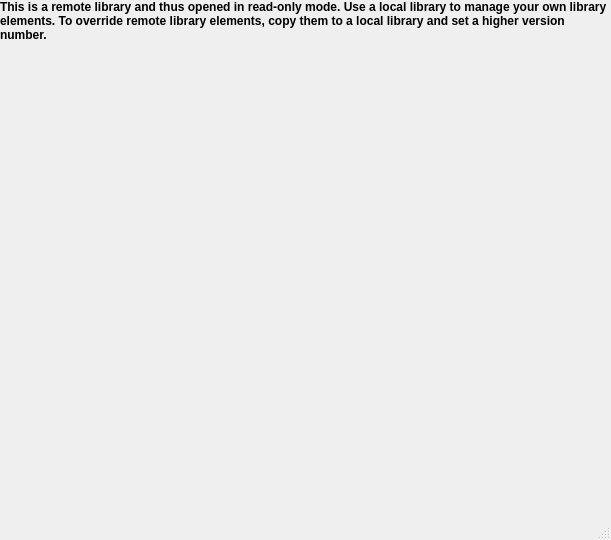
<?xml version="1.0" encoding="UTF-8"?>
<ui version="4.0">
 <class>librepcb::editor::LibraryEditorLegacy</class>
 <widget class="QMainWindow" name="librepcb::editor::LibraryEditorLegacy">
  <property name="geometry">
   <rect>
    <x>0</x>
    <y>0</y>
    <width>611</width>
    <height>540</height>
   </rect>
  </property>
  <property name="windowTitle">
   <string>Library Editor</string>
  </property>
  <widget class="QWidget" name="centralWidget">
   <layout class="QVBoxLayout" name="verticalLayout">
    <property name="spacing">
     <number>0</number>
    </property>
    <property name="leftMargin">
     <number>0</number>
    </property>
    <property name="topMargin">
     <number>0</number>
    </property>
    <property name="rightMargin">
     <number>0</number>
    </property>
    <property name="bottomMargin">
     <number>0</number>
    </property>
    <item>
     <widget class="QLabel" name="lblRemoteLibraryWarning">
      <property name="font">
       <font>
        <weight>75</weight>
        <bold>true</bold>
       </font>
      </property>
      <property name="styleSheet">
       <string notr="true">QLabel {
	background-color: rgb(255, 255, 127);
	color: rgb(170, 0, 0);
};</string>
      </property>
      <property name="text">
       <string>This is a remote library and thus opened in read-only mode. Use a local library to manage your own library elements. To override remote library elements, copy them to a local library and set a higher version number.</string>
      </property>
      <property name="wordWrap">
       <bool>true</bool>
      </property>
      <property name="margin">
       <number>5</number>
      </property>
     </widget>
    </item>
    <item>
     <widget class="librepcb::editor::TabWidget" name="tabWidget">
      <property name="currentIndex">
       <number>-1</number>
      </property>
      <property name="documentMode">
       <bool>true</bool>
      </property>
      <property name="tabsClosable">
       <bool>true</bool>
      </property>
      <property name="movable">
       <bool>true</bool>
      </property>
     </widget>
    </item>
   </layout>
  </widget>
  <widget class="QMenuBar" name="menuBar">
   <property name="geometry">
    <rect>
     <x>0</x>
     <y>0</y>
     <width>611</width>
     <height>19</height>
    </rect>
   </property>
  </widget>
  <widget class="librepcb::editor::StatusBar" name="statusBar"/>
 </widget>
 <layoutdefault spacing="6" margin="11"/>
 <customwidgets>
  <customwidget>
   <class>librepcb::editor::StatusBar</class>
   <extends>QStatusBar</extends>
   <header location="global">librepcb/editor/widgets/statusbar.h</header>
  </customwidget>
  <customwidget>
   <class>librepcb::editor::TabWidget</class>
   <extends>QTabWidget</extends>
   <header location="global">librepcb/editor/widgets/tabwidget.h</header>
   <container>1</container>
  </customwidget>
 </customwidgets>
 <resources/>
 <connections/>
</ui>
